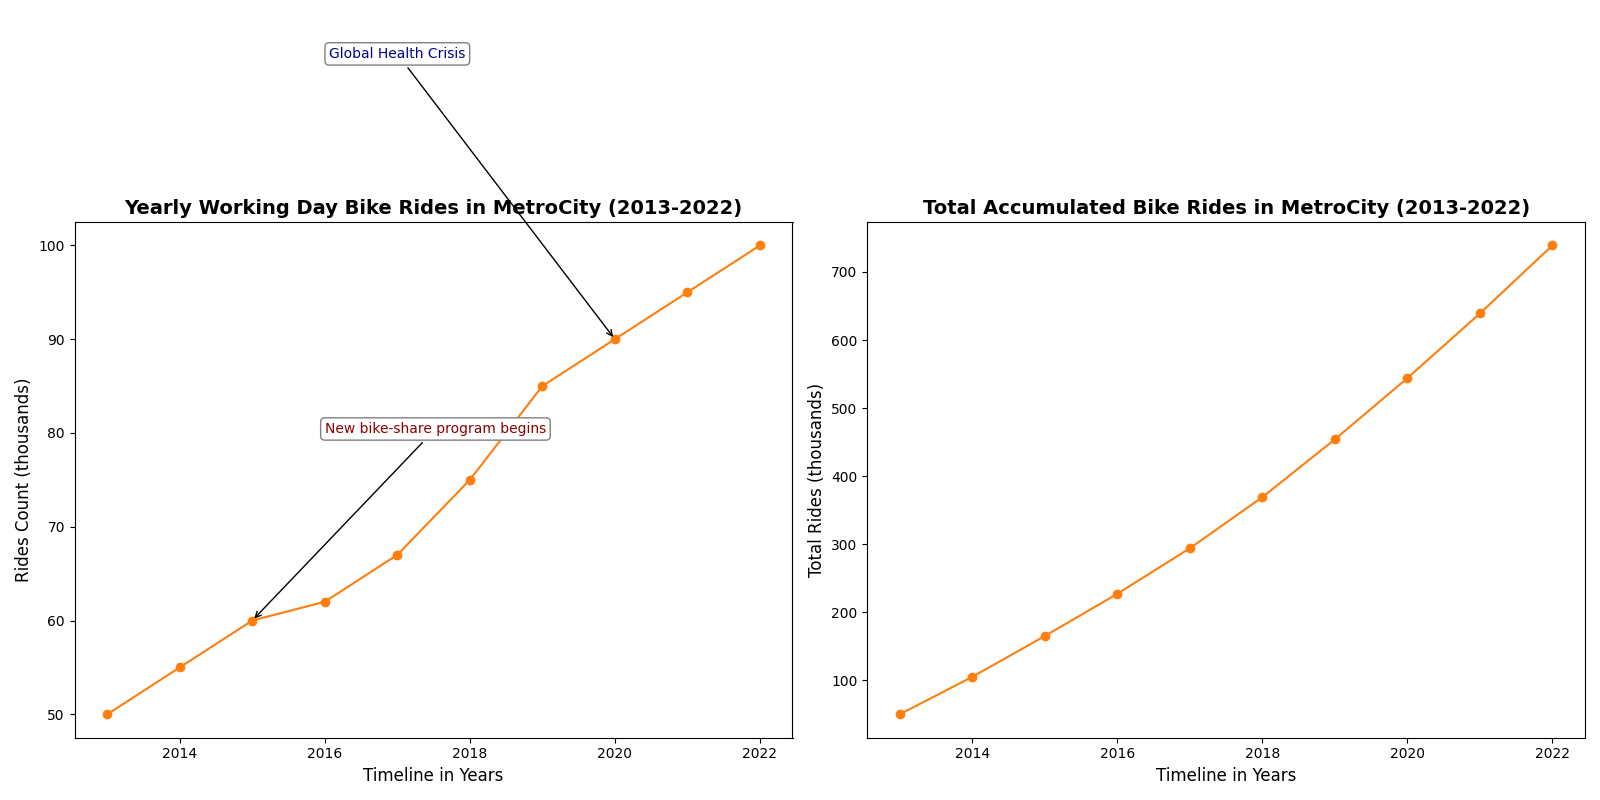

This chart was generated by the following Python code:
import numpy as np
import matplotlib.pyplot as plt

years = np.array([2013, 2014, 2015, 2016, 2017, 2018, 2019, 2020, 2021, 2022])
weekday_rides = np.array([50, 55, 60, 62, 67, 75, 85, 90, 95, 100])
cumulative_weekday = np.cumsum(weekday_rides)

fig, (ax1, ax2) = plt.subplots(1, 2, figsize=(16, 8))

ax1.plot(years, weekday_rides, marker='o', linestyle='-', color='#ff7f0e')
ax1.set_title('Yearly Working Day Bike Rides in MetroCity (2013-2022)', fontsize=14, fontweight='bold')
ax1.set_xlabel('Timeline in Years', fontsize=12)
ax1.set_ylabel('Rides Count (thousands)', fontsize=12)

ax1.annotate('New bike-share program begins', xy=(2015, 60), xytext=(2016, 80),
             bbox=dict(boxstyle='round,pad=0.3', edgecolor='gray', facecolor='white'),
             arrowprops=dict(facecolor='black', arrowstyle='->'),
             fontsize=10, color='darkred', horizontalalignment='left')

ax1.annotate('Global Health Crisis', xy=(2020, 90), xytext=(2017, 120),
             bbox=dict(boxstyle='round,pad=0.3', edgecolor='gray', facecolor='white'),
             arrowprops=dict(facecolor='black', arrowstyle='->'),
             fontsize=10, color='darkblue', horizontalalignment='center')

ax2.plot(years, cumulative_weekday, marker='o', linestyle='-', color='#ff7f0e')
ax2.set_title('Total Accumulated Bike Rides in MetroCity (2013-2022)', fontsize=14, fontweight='bold')
ax2.set_xlabel('Timeline in Years', fontsize=12)
ax2.set_ylabel('Total Rides (thousands)', fontsize=12)

plt.tight_layout()
plt.show()
